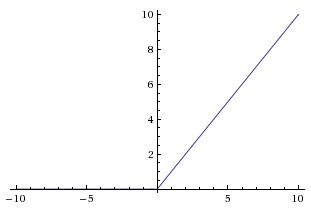
#> input picture images/gKA4kA9.jpg, 311 x 210 px; its folder holds only this picture in this run
$ python detect_lane.py   (older library calls are emulated)
#> lines starting #> are read from the running program, lines starting #| are printed output that depends on the picture; after the words box and inside, x2 and y2 are one past the last pixel; in counts of white or black regions, pixels touching at a corner belong together
#> further down, camera_img is the input picture: shape (210, 311, 3); mean B, G, R 251.3, 251.1, 251.2
### lane_detection/top-view/laneFinder.py
# import os
import numpy as np
import cv2
from scipy.signal import find_peaks

def drawLinesWarp(cv_image, transformMatrix, inverseMatrix):
    """Draw line on top of the image
        get several points of it

    Args:
        cv_image (OpenCV image): image to be drawn on

    Returns:
        np.array: image with line drawn on it
        np.array(x,y): a couple of points of the middle line
    """
    gray = cv2.cvtColor(cv_image, cv2.COLOR_RGB2GRAY)
    # return gray, []
    blur = cv2.GaussianBlur(gray, (5, 5), 0)
    # return blur, []
    gray = cv2.Canny(blur, 30, 80, True)
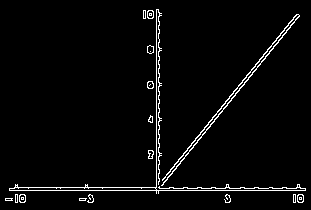
#> gray: shape (210, 311); 3.1% white in thin lines or dots, all inside (x1, y1, x2, y2) = (5, 9, 306, 203)
    # return gray, []

    warp_img = warp(gray, transformMatrix, inverseMatrix)

    # return warp_img, []
    pixels_line_img, nonzeropoints = find_line_pixels(warp_img, False, True)
    # return pixels_line_img, []

    line_img = np.zeros_like(cv_image)
    if (len(nonzeropoints)>0):
        for (x,y) in nonzeropoints:
            fit = get_polynomial(y, x)
            line_img, lane_points = draw_polyline(line_img, fit)
        # return line_img, []
        unwarp_img = warp(line_img, transformMatrix, inverseMatrix, top_view=False)
        ret_line_img = cv2.addWeighted(cv_image,  0.6, unwarp_img,  1, 0)
        return ret_line_img, np.array(lane_points)
    else:
        return cv_image, []

# [28 lines left out: function drawMiddleLineWarp, not called in this run]

def warp(image, transformMatrix, inverseMatrix, top_view=True):
    """wrap image into top-view perspective

    Args:
        image (cv2_img): image to transform
        top_view (bool, optional): warp into top-view perspective or vice versa. Defaults to True.

    Returns:
        cv2_img: warped image
    """
#> called with transformMatrix = array of shape (3, 3), inverseMatrix = array of shape (3, 3), top_view = True
    h, w = image.shape[0], image.shape[1]
#> h = 210; w = 311
    matrix = transformMatrix
    if not top_view:
        matrix = inverseMatrix
    if (matrix is None):
        print("before warp call set_transform_matrix()")
        return image
    else:
        birds_image = cv2.warpPerspective(image, matrix, (w, h))
    return birds_image

# [46 lines left out: function yellow_treshold_binary, not called in this run]

def get_polynomial(y, x, ym_per_pix=1, xm_per_pix=1):
    """polynomial for a single line

    Args:
        y(array): y-coordinates of a line
        x(array): x-coordinates of a line
        ym_per_pix (int, optional): meters per pixel in y dimension. Defaults to 1.
        xm_per_pix (int, optional): meters per pixel in x dimension. Defaults to 1.

    Returns:
        array: polynomial of the line
    """
    return np.polyfit(y*ym_per_pix, x*xm_per_pix, 2)

def find_line_pixels(image, middle=False, draw=False):
    """find middle line pixels in image with sliding windows

    Args:
        image (CVimage): tresholded binary image
        draw (bool, optional): draw rectangles on the image or not. Defaults to False.

    Returns:
        points: lines nonzero pixels
    """
#> called with middle = False, draw = True

    points = []

    # HYPERPARAMETERS
    # Choose the number of sliding windows
    nwindows = 30
    # Set the width of the windows +/- margin
    margin = 35
    # Set minimum number of pixels found to recenter window
    minpix = 2
    line_treshold = 100

    blur = cv2.GaussianBlur(image, (21, 21), 0)
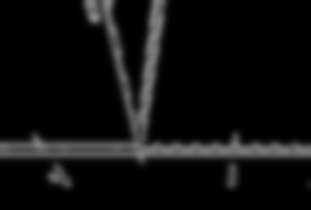
#> blur: shape (210, 311); min 0, max 139, mean 14.7

    # Take a histogram of the bottom half of the image
    # histogram = np.sum(image[image.shape[0]//6*5:,:], axis=0)
    histogram = np.sum(blur[image.shape[0]//3*2:,:], axis=0)
#> histogram = 311 values, max 3704 at index 232, min 1459 at index 18, mean 1778.3
    # Create an output image to draw on and visualize the result
    out_img = np.dstack((image, image, image)) *255
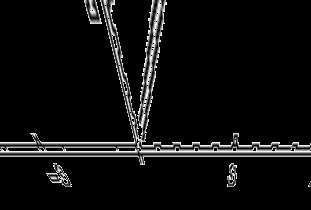
#> out_img: shape (210, 311, 3); min 0, max 255, mean 14.9
    # find 1-3 peaks of the lines
    peaks, properties = find_peaks(histogram, height =4, width=1, distance=100)
#> peaks = [57, 232]; properties = {'peak_heights': [3281, 3704], 'prominences': [1822, 2243], 'left_bases': [22, 105], 'right_bases': [79, 289], 'widths': [19.15, 10.83], 'width_heights': [2370, 2582.5], 'left_ips': [49.25, 226.9], 'right_ips': [68.4, 237.8]}
    # [11 lines of commented-out code are left out]

    if (len(properties['peak_heights'])):
        if middle:
            point = np.argmax(properties['peak_heights'])
            peaks = [peaks[point]]
        # Peaks are the starting points for the lines
        for peak in peaks:
            x_base = peak

            # Set height of windows - based on nwindows above and image shape
            # window_height = np.int64((image.shape[0]//2+35)//nwindows)
            window_height = np.int64(image.shape[0]//nwindows)
            # Identify the x and y positions of all nonzero pixels in the image
            nonzero = image.nonzero()
            nonzeroy = np.array(nonzero[0])
            nonzerox = np.array(nonzero[1])
            # Current positions to be updated later for each window in nwindows
            x_current = x_base

            # Create empty lists to receive left and right lane pixel indices
            lane_inds = []
            lane_found = False

            # Step through the windows one by one
            for window in range(nwindows):
                # Identify window boundaries in x and y (and right and left)
                win_y_low = image.shape[0] - (window+1)*window_height
                win_y_high = image.shape[0]- window*window_height

                # Find the four below boundaries of the window
                win_xleft_low = x_current - margin
                win_xleft_high = x_current + margin
                # draw window rectangles
                if draw:
                    cv2.rectangle(out_img,(win_xleft_low,win_y_low),
                    (win_xleft_high,win_y_high),(0,255,0), 2)
                # Identify the nonzero pixels in x and y within the window
                good_left_inds = ((nonzeroy >= win_y_low) & (nonzeroy < win_y_high) &
                (nonzerox >= win_xleft_low) &  (nonzerox < win_xleft_high)).nonzero()[0]
                # Append these indices to the lists
                lane_inds.append(good_left_inds)
                # If you found > minpix pixels, recenter next window on their mean position
                # or stop windows
                if len(good_left_inds) > minpix:
                    x_current=np.int64(np.mean(nonzerox[good_left_inds]))
                    lane_found = True
                elif (len(good_left_inds) < minpix and lane_found):
                    break

            # Concatenate the arrays of indices (previously was a list of lists of pixels)
            try:
                lane_inds = np.concatenate(lane_inds)
            except ValueError:
                # Avoids an error if the above is not implemented fully
                pass

            # Extract left and right line pixel positions
            x = nonzerox[lane_inds]
            y = nonzeroy[lane_inds]
            out_img[y, x] = [0, 0, 255]
            if len(x)>line_treshold:
                points.append((x,y))
#> this loop made 2 passes
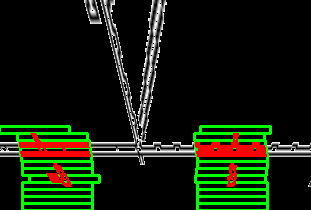
#> out_img: shape (210, 311, 3); 11.22% of pixels changed, all inside (x1, y1, x2, y2) = (0, 125, 272, 210); drawn as B, G, R
#> after the loop, points = 2 items
    return  out_img, points

def draw_polyline(img, fit):
    """draw polyline on the image

    Args:
        img (CVimage): image to be drawn on
        fit (_type_): lane line
    Returns:
        CVimage: image with a polyline
    """
    draw_img = np.copy(img)
    ploty = np.linspace(0, draw_img.shape[0]-1, 10)

    fitx = get_xy(ploty, fit)

    all_points = [(np.asarray([fitx, ploty]).T).astype(np.int32)]
    cv2.polylines(draw_img, all_points, False, (0, 0, 255), 5)
    lane_points = np.asarray([fitx, ploty]).T

    return draw_img, lane_points

def get_xy(ploty, fit):
    """get x coordinates of the lane

    Args:
        ploty (array): y-coordinates
        fit (array): lane line

    Returns:
        tuple: y coordinates and left and right x coordinates
    """
    try:
        fitx = fit[0]*ploty**2 + fit[1]*ploty + fit[2]
    except TypeError:
        # Avoids an error if `left` and `right_fit` are still none or incorrect
        print('The function failed to fit a line!')
        fitx = 1*ploty**2 + 1*ploty

    return fitx

### lane_detection/top-view/detect_lane.py
import os
import cv2
import numpy as np
import glob
import laneFinder

# matrices for perspective transformation
transform_matrix = np.array(
                            [[-1.44070347e+00, -2.24787583e+00,  5.03003158e+02],
                            [ 5.54569940e-16, -4.76928443e+00,  7.40727232e+02],
                            [ 1.37242848e-18, -1.09231360e-02,  1.00000000e+00]])

inverse_matrix =np.array(
        	            [[4.83440511e-01, -4.72483945e-01,  1.06809629e+02],
                        [ 1.49479041e-16, -2.09675060e-01,  1.55312027e+02],
                        [ 9.62443421e-19, -2.29030920e-03,  1.00000000e+00]])

test_dir_path = os.path.dirname(os.path.dirname(os.path.realpath(__file__)))+'\images'
save_path = os.path.dirname(os.path.realpath(__file__)) + '\detected_lane'

images = glob.glob('lane_detection/images/*.jpg')

for fname in images:
    camera_img = cv2.imread(fname)
    line_img, img_waypoints = laneFinder.drawLinesWarp(camera_img, transform_matrix, inverse_matrix)
#> the loop in drawLinesWarp, `for (x,y) in nonzeropoints:` made 2 passes
#> fit on passes 1 to 2: [-0.00845, 2.98, -202.3], [0.000954, -0.281, 251.5]
#> pass 1, in drawLinesWarp, `line_img, lane_points = draw_polyline(line_img, fit)`:
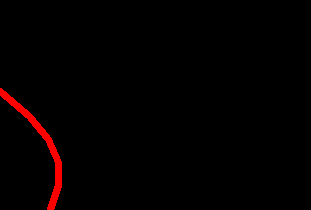
#> line_img: shape (210, 311, 3); mean of channels 0, 1, 2 0, 0, 3.9; drawn as B, G, R
#> call 2 of warp, with transformMatrix = array of shape (3, 3), inverseMatrix = array of shape (3, 3), top_view = False
#> in warp (call 2), `birds_image = cv2.warpPerspective(image, matrix, (w, h))`:
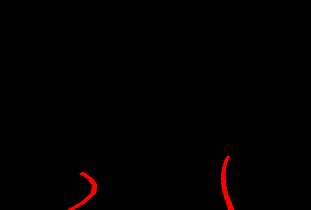
#> birds_image: shape (210, 311, 3); mean of channels 0, 1, 2 0, 0, 1.9; drawn as B, G, R
#> in drawLinesWarp, `ret_line_img = cv2.addWeighted(cv_image,  0.6, unwarp_img,  1, 0)`:
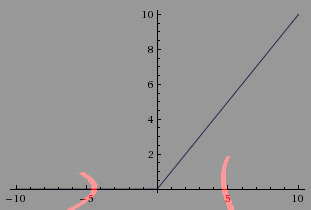
#> ret_line_img: shape (210, 311, 3); mean B, G, R 150.8, 150.7, 151.6
#> img_waypoints = [[251.5, 0], [245.5, 23.22], [240.5, 46.44], [236.5, 69.67], [233.6, 92.89], [231.7, 116.1], [230.8, 139.3], [231, 162.6], [232.2, 185.8], [234.4, 209]]
    # line_img, img_waypoints = laneFinder.drawMiddleLineWarp(camera_img, transform_matrix, inverse_matrix)
    cv2.imwrite(os.path.join(save_path, 'line_'+ os.path.basename(fname)), line_img)

# [14 lines of commented-out code are left out]

$ run again, on images/linear.jpg
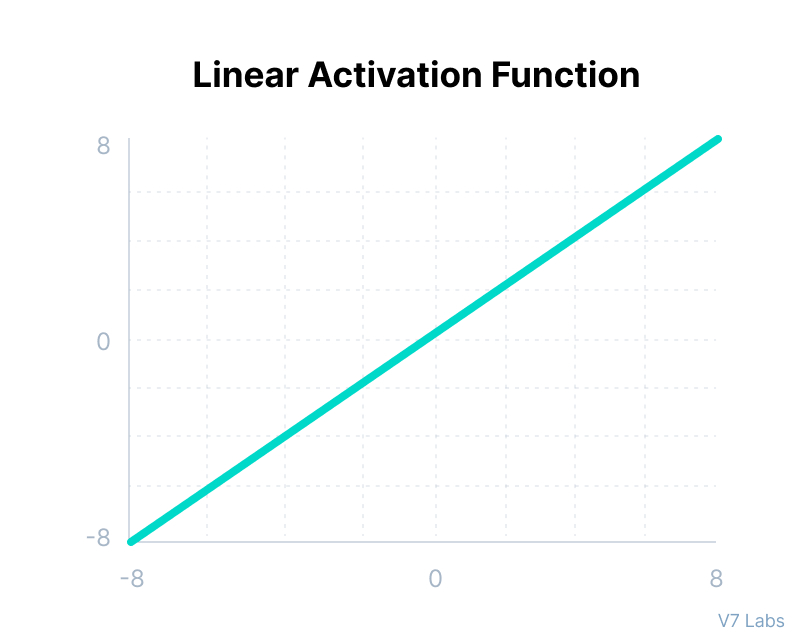
#> input picture images/linear.jpg, 800 x 640 px
#> camera_img is the input picture: shape (640, 800, 3); mean B, G, R 251.7, 251.8, 249.3
#> in drawLinesWarp, `gray = cv2.Canny(blur, 30, 80, True)`:
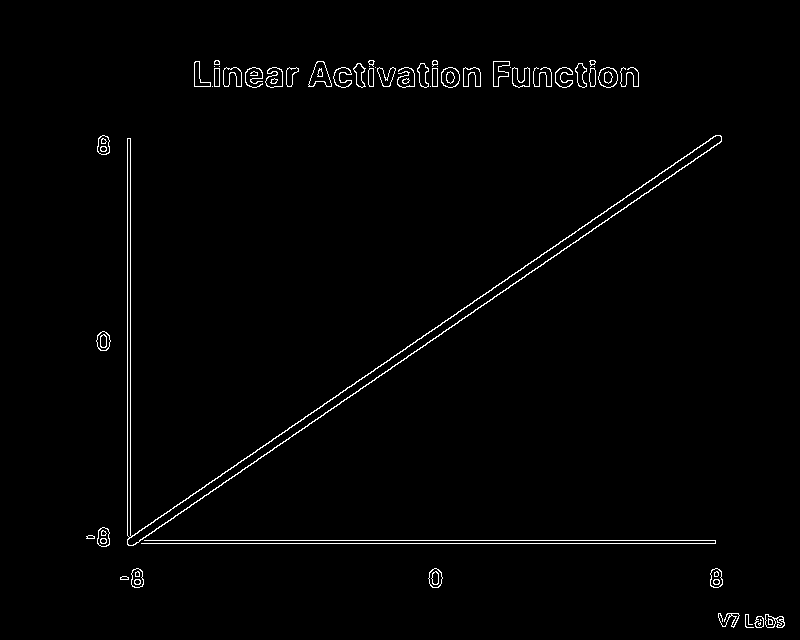
#> gray: shape (640, 800); 1.4% white in thin lines or dots, all inside (x1, y1, x2, y2) = (86, 60, 785, 628)
#> in warp, `birds_image = cv2.warpPerspective(image, matrix, (w, h))`:
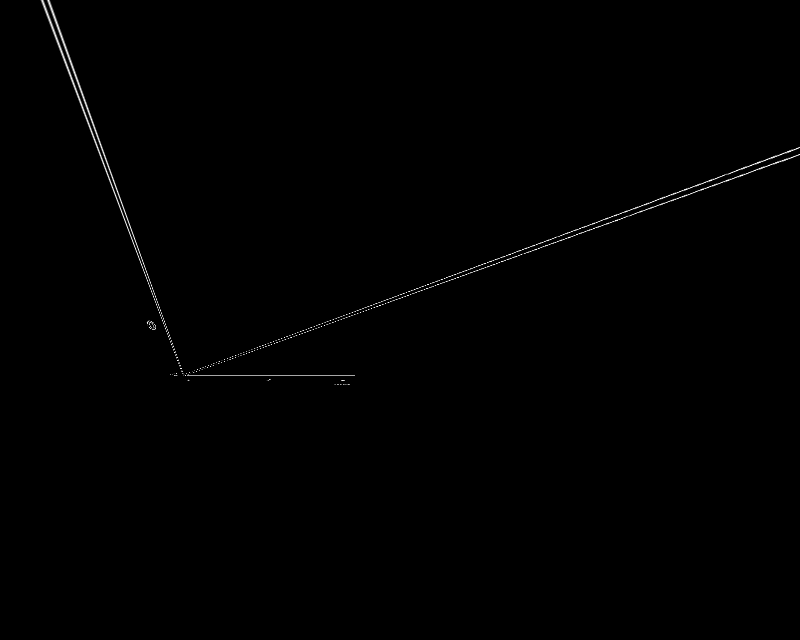
#> birds_image: shape (640, 800); min 0, max 255, mean 1
#> histogram = 800 values from 0 to 0
#> peaks = empty array; properties = {'peak_heights': empty array, 'prominences': empty array, 'left_bases': empty array, 'right_bases': empty array, 'widths': empty array, 'width_heights': empty array, 'left_ips': empty array, 'right_ips': empty array}
#> nonzeropoints = []
